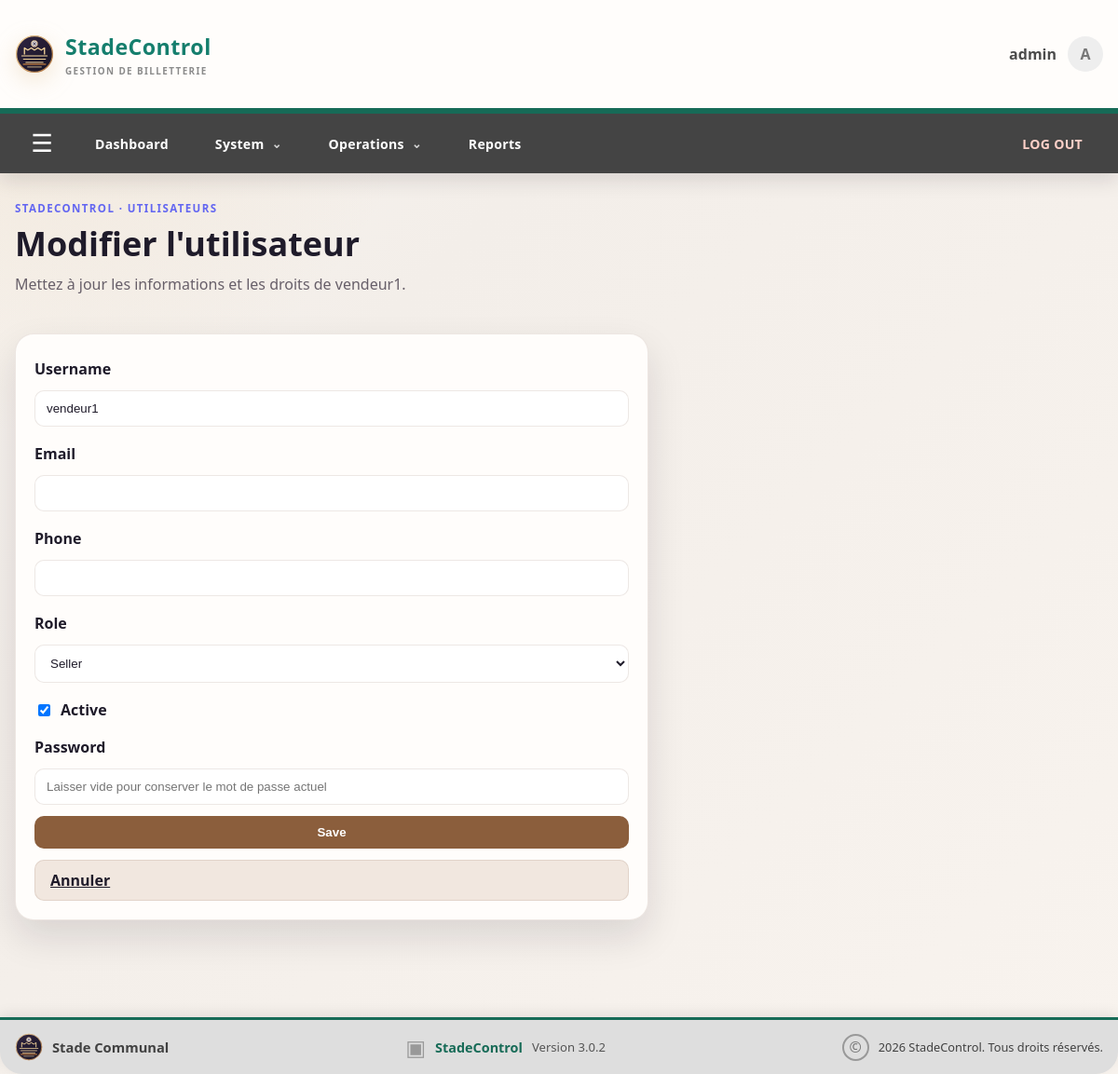
Screenshot of /users/2/edit (signed in) with the database file from the repository.
### app.py (models this page shows)
class User(db.Model):
    id = db.Column(db.Integer, primary_key=True)
    username = db.Column(db.String(80), unique=True, nullable=False)
    password = db.Column(db.String(200), nullable=False)
    role = db.Column(db.String(50), default="admin")
    language = db.Column(db.String(5), default="fr")
    currency = db.Column(db.String(5), default="FC")
    photo = db.Column(db.Text, nullable=True)
    active = db.Column(db.Boolean, nullable=False, default=True)
    email = db.Column(db.String(150), nullable=False, default="")
    telephone = db.Column(db.String(30), nullable=False, default="")

### app.py (the view, shortened to what this page needs)
@app.route("/users/<int:user_id>/edit", methods=["GET", "POST"])
@login_required
@role_required("administrateur")
def edit_user(user_id):
    user = User.query.get_or_404(user_id)
    return render_template("edit_user.html", user=user)

### app.py (called while the page is built)
def current_language():
    return session.get("language", "fr") if session.get("language", "fr") in TRANSLATIONS else "fr"

def translate(key):
    return TRANSLATIONS[current_language()].get(key, key)

def current_currency():
    return session.get("currency", "FC") if session.get("currency", "FC") in ("FC", "USD") else "FC"

@app.context_processor
def inject_preferences():
    return {
        "_": translate,
        "money": money,
        "current_currency": current_currency(),
        "current_language": current_language(),
    }

@app.before_request
def enforce_session_timeout():
    if "user_id" not in session or request.endpoint in {"login", "static"}:
        return None
    now = time.time()
    last_activity = session.get("last_activity", now)
    if now - last_activity >= app.config["SESSION_TIMEOUT_SECONDS"]:
        session.clear()
        flash("Votre session a expiré après 2 minutes d’inactivité.", "warning")
        return redirect(url_for("login"))
    session["last_activity"] = now
    return None

def login_required(f):
    @wraps(f)
    def decorated_function(*args, **kwargs):
        if "user_id" not in session:
            return redirect(url_for("login"))
        return f(*args, **kwargs)
    return decorated_function

### templates/edit_user.html (shortened to what this page needs)
{% extends "base.html" %}
{% block contenu %}
<section class="management-page">
    <div class="content-header page-heading">
        <div>
            <p class="eyebrow">StadeControl · Utilisateurs</p>
            <h2>Modifier l'utilisateur</h2>
            <p class="page-subtitle">Mettez à jour les informations et les droits de {{ user.username }}.</p>
        </div>
    </div>
    <div class="card form-card user-edit-card">
        <form method="POST">
            <label for="username">{{ _('Nom d\'utilisateur') }}</label>
            <input id="username" name="username" type="text" value="{{ user.username }}" required>
            <label for="email">{{ _('Email') }}</label>
            <input id="email" name="email" type="email" value="{{ user.email }}" required>
            <label for="telephone">{{ _('phone') }}</label>
            <input id="telephone" name="telephone" type="tel" value="{{ user.telephone }}" required>
            <label for="role">{{ _('role') }}</label>
            <select id="role" name="role">
                <option value="vendeur" {% if user.role == 'vendeur' %}selected{% endif %}>{{ _('Vendeur') }}</option>
            </select>
            {% if user.id != session.get('user_id') %}
            <label class="checkbox-line"><input type="checkbox" name="active" {% if user.active %}checked{% endif %}> {{ _('active') }}</label>
            {% endif %}
            <label for="password">{{ _('Mot de passe') }}</label>
            <input id="password" name="password" type="password" placeholder="Laisser vide pour conserver le mot de passe actuel">
            <button type="submit" class="primary-btn">{{ _('Enregistrer') }}</button>
            <a href="{{ url_for('users') }}" class="secondary-btn">Annuler</a>
        </form>
    </div>
</section>
{% endblock %}

### templates/base.html (shortened to what this page needs)
<!DOCTYPE html>
<html lang="{{ current_language }}">
<head>
    <link rel="stylesheet" href="{{ url_for('static', filename='css/style.css') }}">
</head>
<body>
    {% if request.endpoint != 'login' %}
    <header class="site-header">
        <div class="container brandbar">
            <a href="{{ url_for('index') if not session.get('user_id') else url_for('dashboard') }}" class="brand" aria-label="StadeControl home">
                <img src="{{ url_for('static', filename='img/stade-communal-logo.svg') }}" alt="Logo Stade Communal" class="brand-logo">
                <span class="brand-text"><strong>StadeControl</strong><small>GESTION DE BILLETTERIE</small></span>
            </a>
            {% if session.get('user_id') %}
            <div class="header-user-area">
                <span>{{ session.get('username') }}</span>
                <a href="{{ url_for('account') }}" class="header-avatar">{{ session.get('username')[0]|upper }}</a>
            </div>
            {% else %}
            <a href="{{ url_for('login') }}" class="header-login">{{ _('login') }}</a>
            {% endif %}
        </div>
        {% if session.get('user_id') %}
        <nav class="top-menu">
            <div class="container top-menu-inner">
                <button class="menu-toggle" type="button" aria-label="Ouvrir le menu" onclick="document.body.classList.toggle('menu-open')">☰</button>
                <a class="top-menu-link" href="{{ url_for('dashboard') }}">{{ _('dashboard') }}</a>
                <details class="top-menu-group">
                    <summary>{{ _('system') }} <span>⌄</span></summary>
                </details>
                <details class="top-menu-group">
                    <summary>{{ _('operations') }} <span>⌄</span></summary>
                </details>
                {% if session.get('user_role') in ['administrateur', 'auditeur', 'vendeur'] %}
                <a class="top-menu-link" href="{{ url_for('rapports') }}">{{ _('reports') }}</a>
                {% endif %}
                <a class="top-menu-link top-logout" href="{{ url_for('logout') }}">{{ _('DÉCONNEXION') }}</a>
            </div>
        </nav>
        {% endif %}
    </header>
    {% endif %}
    <main class="container main-content">
        {% block contenu %}{% endblock %}
    </main>
    {% if request.endpoint != 'login' %}
    <footer class="site-footer">
        <div class="container footer-content">
            <div class="footer-brand">
                <img src="{{ url_for('static', filename='img/stade-communal-logo.svg') }}" alt="Logo Stade Communal">
                <span>Stade Communal</span>
            </div>
            <div class="footer-product">
                <span class="footer-product-mark">▣</span>
                <strong>StadeControl</strong>
                <span>Version 3.0.2</span>
            </div>
            <div class="footer-legal">
                <span class="copyright-mark">©</span>
                <span>2026 StadeControl. Tous droits réservés.</span>
            </div>
        </div>
    </footer>
    {% endif %}
</body>
</html>

### rows the page displays
User: get "admin"
User: username "vendeur1", role "Seller", active "☑"

### other values shown
{{ session.get('username')[0]|upper }} "A"
